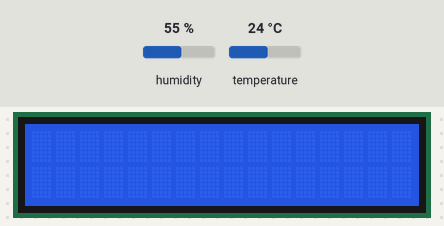
Recording of a sketch running on a simulated Arduino Uno, built with avr-gcc and run on an emulated ATmega328P. Shown: 16×2 character LCD. The test bench sets the inputs (shaded band); at power-on: humidity 55 %, temperature 24 °C. No radio packets arrive unless stated.

Above: at 1.2 s.
1.3 s: humidity set to 22 %
At 10.4 s:
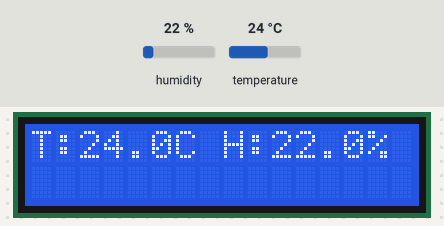
16.3 s: temperature set to 12 °C
At 26.5 s:
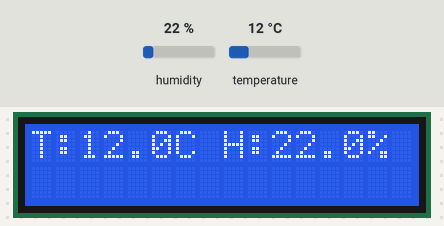
31.3 s: humidity set to 40 %
At 41.3 s:
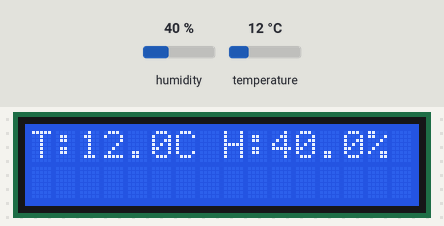
46.3 s: temperature set to 19 °C
At 56.1 s:
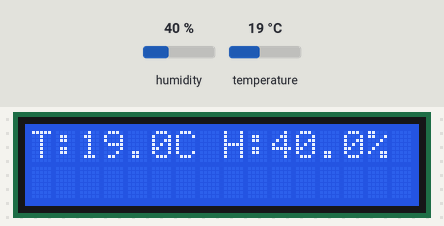
Timing chart, 0 to 57.6 s (numbered marks = the images above; inputs shaded):
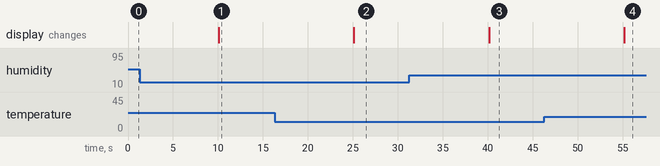

Measured:
- after the input at 1.3 s, the display: changes after 8.8 s (image 1)
- after the input at 16.3 s, the display: changes after 8.8 s (image 2)
- after the input at 31.3 s, the display: changes after 8.9 s (image 3)
- after the input at 46.3 s, the display: changes after 8.9 s (image 4)

The sketch:

pms5003_dht22_wifi_2-0.ino
```cpp
#include <DHT22.h>
#include <RF24.h>
#include <RF24_config.h>
#include <SPI.h>
#include <Wire.h>
#include <LiquidCrystal_I2C.h>
#define DHT22_PIN 2
DHT22 dht(DHT22_PIN);
#include <SoftwareSerial.h>
SoftwareSerial mySerial(5, 6);//rx,tx
// ce,csn pins
RF24 radio(9, 10);
LiquidCrystal_I2C lcd(0x27,16,2); // set the LCD address to 0x27 for a 16 chars and 2 line display

//nRF24 set the pin 9 to CE and 10 to CSN/SS
// Cables are:
//     SS       -> 10
//     MOSI     -> 11
//     MISO     -> 12
//     SCK      -> 13

/*
  SDS011 采集端

  引脚接法：
  SDS011   Arduino UNO
  CTL <-> 悬空
  1um <-> 悬空
  5v <-> 5V  PIN#D8
  25um <-> 悬空
  RX0 <-> rx
  TX0 <-> tx
*/
 int Pm25 = 0;
 int Pm10 = 0;
float t = 0;
float h = 0;
char buffers[10];
const uint64_t pipes[2] = { 0xF0F0F0F0E1LL, 0xF0F0F0F0D2LL };
//sign a count
//sign a count
void setup(void)
{
  Serial.begin(9600);
  mySerial.begin(9600);
  //SDS init
  Pm25 = 0;
  Pm10 = 0;
  radio.begin();
  radio.setPALevel(RF24_PA_LOW);
  radio.setChannel(0x4c);
  radio.openWritingPipe(pipes[1]);
  radio.openReadingPipe(1, pipes[0]);
  // radio.openReadingPipe(1,0xF0F0F0F0C4LL);
  radio.setDataRate(RF24_250KBPS);
  radio.setPayloadSize(32);
  radio.setAutoAck(true);
  radio.powerUp();

lcd.init(); // initialize the lcd
lcd.backlight(); //Open the backlight

}
void loop()
{
  delay(10000);
  char SendPayload[32] = "";
  // do temperatures
  DHT22_ERROR_t errorCode;
  errorCode = dht.readData();
  t = dht.getTemperatureC();
  strcat(SendPayload, "T");
  dtostrf(t, 2, 1, buffers);
  // move buffer to payload
  strcat(SendPayload, buffers);
  //add temperature flag
  strcat(SendPayload, "T");

  //do humidity
   h = dht.getHumidity();
  strcat(SendPayload, "H");
  // cut and load to buffer
  dtostrf(h, 2, 1, buffers);
  // move buffer to payload
  strcat(SendPayload, buffers);
  //add temperature flag
  strcat(SendPayload, "H");

//do pm2.5
ProcessSerialData();

strcat(SendPayload, "S");
// cut and load to buff
dtostrf(Pm25, 2, 0, buffers);
// move buffer to payload
strcat(SendPayload, buffers);
//add temperature flag
strcat(SendPayload, "S");

strcat(SendPayload, "B");
// cut and load to buffer
dtostrf(Pm10, 2, 0, buffers);
// move buffer to payload
strcat(SendPayload, buffers);
//add temperature flag
strcat(SendPayload, "B");

//RADIO send a heartbeat
radio.stopListening();
radio.write(&SendPayload, sizeof(SendPayload));
radio.startListening();


lcd.setCursor(0,0);
lcd.print("T:");// Print a message to the LCD
lcd.print(t,1);// Print a message to the LCD
lcd.print("C");// Print a message to the LCD
lcd.print(" H:");// Print a message to the LCD
lcd.print(h,1);// Print a message to the LCD
lcd.print("%");// Print a message to the LCD


delay(5000);

}


void ProcessSerialData()//读取PMS5003的数据
{
  uint8_t mData = 0;
  uint8_t i = 0;
  uint8_t mPkt[32] = {0};
  int mCheck = 0;
while (mySerial.available() > 0)
  {
    //Basing on the protocol of Plantower PMS1003
    mData = mySerial.read();
    delay(2);//wait until packet is received
    if(mData == 0x42)//head1 ok
     {
        mPkt[0] =  mData;
        mData = mySerial.read();
        if(mData ==0x4d)//head2 ok
        {
          mPkt[1] =  mData;
          mCheck = 143;
          for(int i=2;i < 30;i++)//data recv and crc calc
          {
             mPkt[i] = mySerial.read();
             delay(2);
             mCheck += mPkt[i];
          }
          mPkt[30] = mySerial.read();
          delay(1);
          mPkt[31] = mySerial.read();
          Serial.println();
          Serial.print(mCheck);
          Serial.print("  ");
          Serial.println(mPkt[30]*256+mPkt[31]);
          if(mCheck == mPkt[30]*256+mPkt[31])//crc ok
          {
            Serial.println("done");
            Serial.flush();
            Pm25 = mPkt[12]*256+mPkt[13];
            Pm10 = mPkt[14]*256+mPkt[15];
            lcd.clear();
            lcd.setCursor(0,1); //newline
            lcd.print("PM2.5: ");// Print a message to the LCD
            lcd.print(Pm25);// Print a message to the LCD
            return;
          }
        }
     }
   }
}
```
